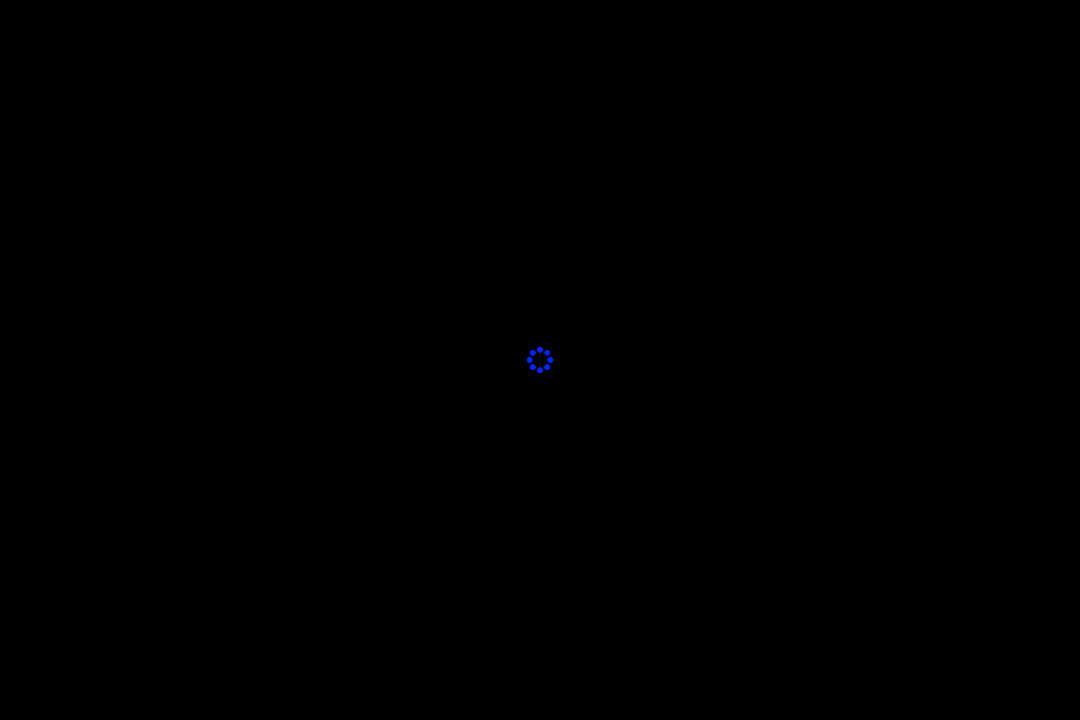
Frame 1 (no input)
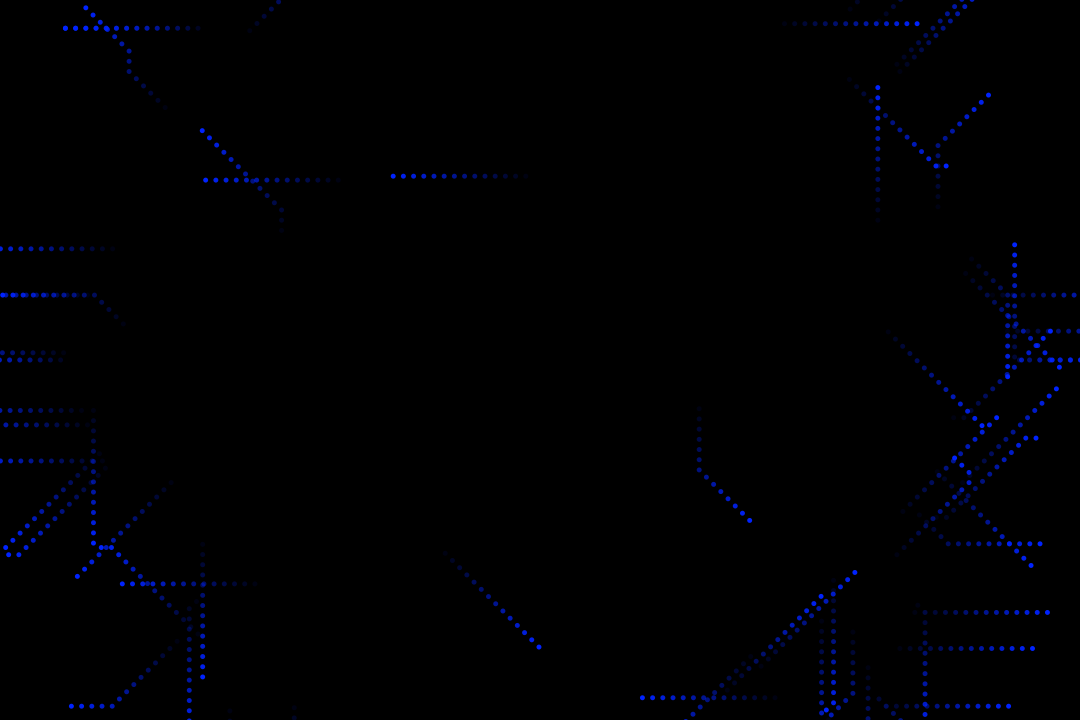
Frame 60 (the mouse pressed at the canvas centre just before this capture)
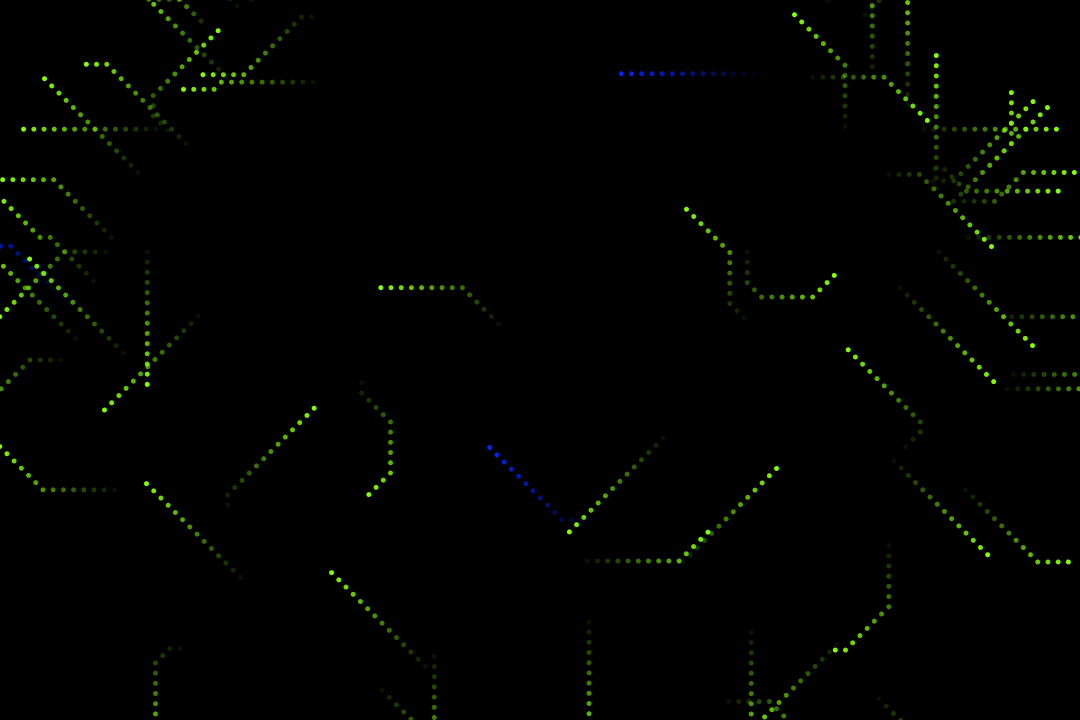
Frame 120 (the mouse held since frame 60 and released just before this capture)

The Processing sketch that drew these frames (run headless with seeded random() and noise(); from frame 60 on, the mouse is pressed at the canvas centre):

// Processing sketch: Electric_Diwali
// ── Electric_Diwali.pde
ArrayList<Particle> particles = new ArrayList<Particle>();

void setup(){
  size(1080, 720);
  colorMode(HSB);
  createParticles(100, width/2, height/2);
}

void draw(){
  background(0);
  for(int i = particles.size() - 1; i >= 0; i--){
    if(particles.get(i).isDead){
      particles.remove(i);
      continue;
    }else{
      particles.get(i).update();
      particles.get(i).show();
    }
  }
}

void keyPressed(){
  if(key == ' ') createParticles(100, width/2, height/2);
}

void mousePressed(){
  createParticles(100, mouseX, mouseY);
}

void createParticles(int num, float x, float y){
  int c = int(random(255));
  for(int i = 0; i <= num; i++){
    float a = int(random(8)) * PI/4;
    particles.add(new Particle(x, y, a, c));
  }
}

// ── Particle.pde
class Particle{
  int col; float angle;
  PVector pos = new PVector(0,0),
          velocity = new PVector(0,0);
  static final float speed = 10.2, size = 5;
  boolean isDead = false;
  
  // for storing old positions
  ArrayList<PVector> old = new ArrayList<PVector>();
      
  Particle(float x, float y, float angle_in_radians, int c){
    this.pos.x = x;
    this.pos.y = y;
    this.col = c;
    this.angle = angle_in_radians;
    this.velocity.x = cos(this.angle) * Particle.speed;
    this.velocity.y = sin(this.angle) * Particle.speed;
  }
  
  void update(){
    if(random(1) > 0.95){
      this.angle += (PI/4) * ((random(1) > 0.5) ? 1 : -1);
      this.velocity.x = cos(this.angle) * Particle.speed;
      this.velocity.y = sin(this.angle) * Particle.speed;
    }
    // don't forget to add the current position to list of old positions
    this.old.add(new PVector(this.pos.x, this.pos.y));
    while(this.old.size() > 15) old.remove(0);
    this.pos.add(this.velocity);
    
    this.isDead = (
      this.old.get(0).x < 0 || this.old.get(0).x > width ||
      this.old.get(0).y < 0 || this.old.get(0).y > height
    );
  }
  
  void show(){
    fill(col, 255, 255);
    noStroke();
    ellipse(this.pos.x, this.pos.y, Particle.size, Particle.size);
    
    if(this.old.size() > 1)
      for(int i = 0; i < this.old.size(); i++){
        float opacity = map(i, 1, this.old.size(), 0, 255);
        fill(this.col, 255, 255, opacity);
        ellipse(this.old.get(i).x, this.old.get(i).y, Particle.size, Particle.size);
      }
  }
}
